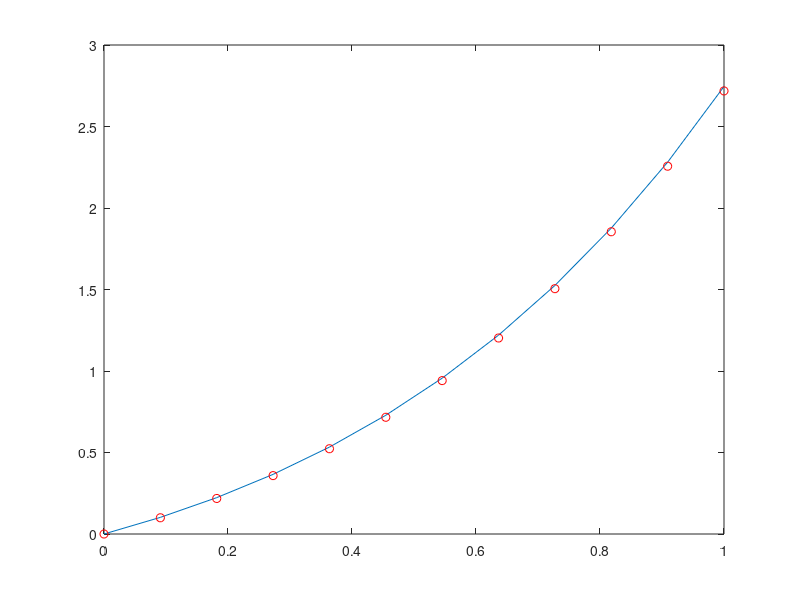

This chart was generated by the following MATLAB code:
clear, clc;
f = @(x) exp(x) .* (-x .^2 + x + 2);
g = @(x) (x) .* exp(x);
a = 0;
b = 1;
ax = @(x) 1;
bx = @(x) -x;
cx = @(x) 1;
ua = 0;
ubf = 2 * exp(1);
c = b-a;
n = 10;
h = c/(n+1);
x = linspace((a+h),(b-h),n);

a1 = [(-2 * ax(x) + cx(x) * h^2).* diag(eye(n)); 3];
A1 = diag(a1);
a2 = (ax(x) +1/2 * bx(x) * h)' .* diag(eye(n));
A2 = diag(a2, 1);
a3 = [(ax(x(2:n)) -1/2 * bx(x(2:n)) * h)' .* diag(eye(n-1)); -4];
A3 = diag(a3, -1);
a4 = [zeros(n-2,1); 1];
A4 = diag(a4, -2);

A = A1 + A2 + A3 + A4;

F = h^2 * f(x);
F(1) = F(1) - ua;
F = [F 2*h*ubf];
U = linsolve(A,F');
U = [ua U'];
X = [a x b];
plot(X, U, X, g(X), 'ro');
E = max(abs(g(X) - U));